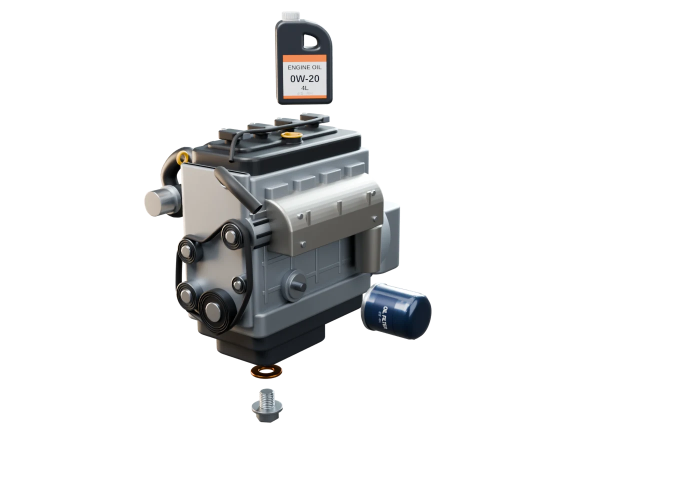
#> input picture app/src/main/assets/web/img/engine_r.webp, 1350 x 960 px, given in place of engine_r.webp_n.png, which was not available (shown at 1/2 size)
$ python lineart.py ../../app/src/main/assets/web/img/engine_r.webp
#> lines starting #> are read from the running program, lines starting #| are printed output that depends on the picture
import sys, numpy as np
from PIL import Image, ImageFilter
def make(n, out, size=640):
#> called with size = 640
    N=np.asarray(Image.open(f'ln/{n}_n.png').convert('RGBA')).astype(np.float32)/255
    C=np.asarray(Image.open(f'ln/{n}_c.png').convert('RGBA')).astype(np.float32)/255
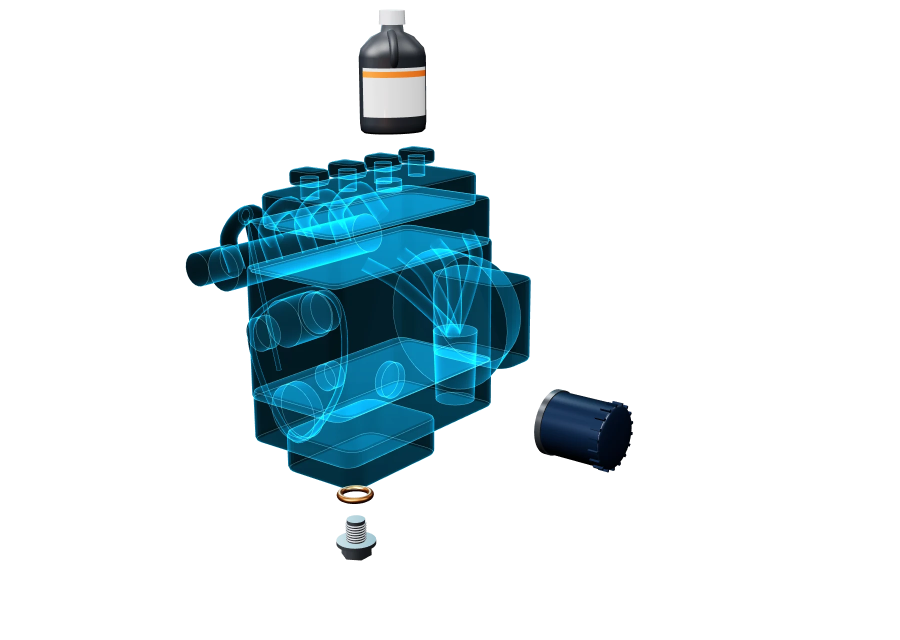
#> input picture app/src/main/assets/web/img/engine_x.webp, 1800 x 1280 px, given in place of engine_r.webp_c.png, which was not available (shown at 1/2 size)
    a=N[...,3]
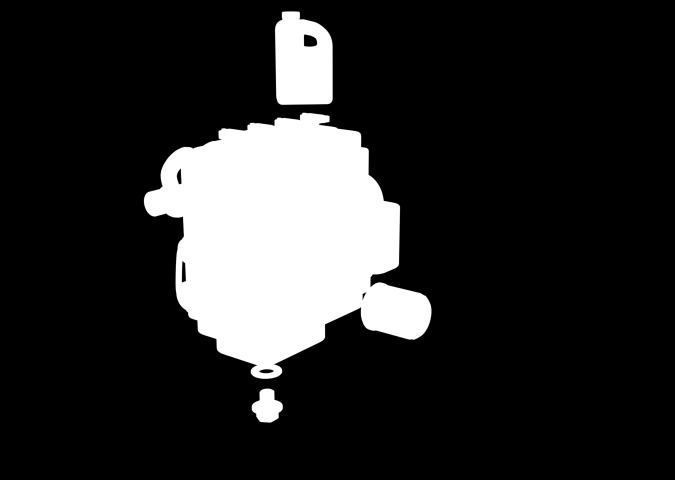
#> a: shape (960, 1350) float32 (shown at 1/2 size); min 0, max 1, mean 0.162
    def grad(x):
        gx=np.zeros_like(x); gy=np.zeros_like(x); gx[:,1:-1]=x[:,2:]-x[:,:-2]; gy[1:-1,:]=x[2:,:]-x[:-2,:]; return np.hypot(gx,gy)
    e=sum(grad(N[...,i]) for i in range(3)); ea=grad(a)
#> in grad (call 2), `gx = np.zeros_like(x)`: gx: shape (960, 1350) float32; every value is 0
#> in grad (call 3), `gx[:, 1:-1] = x[:, 2:] - x[:, :-2]`:
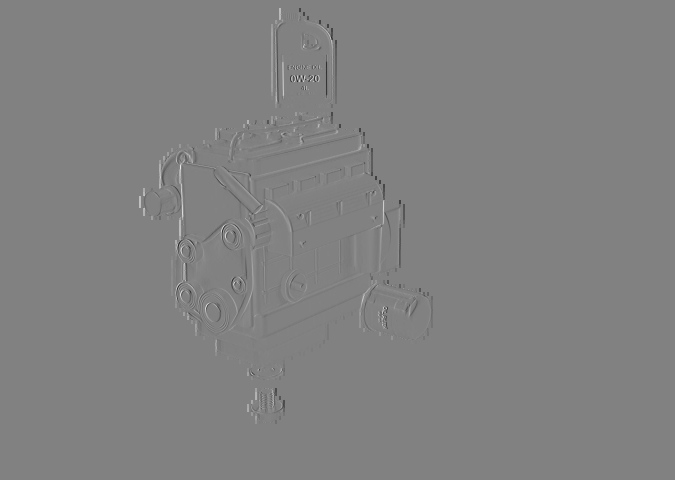
#> gx: shape (960, 1350) float32 (shown at 1/2 size); min -1, max 0.976, mean -4.36e-07; drawn with min black and max white
    line=np.clip((e-0.22)*3.0,0,1); sil=np.clip(ea*4,0,1)
#> after `line = np.clip((e - 0.22) * 3.0, 0, 1)`:
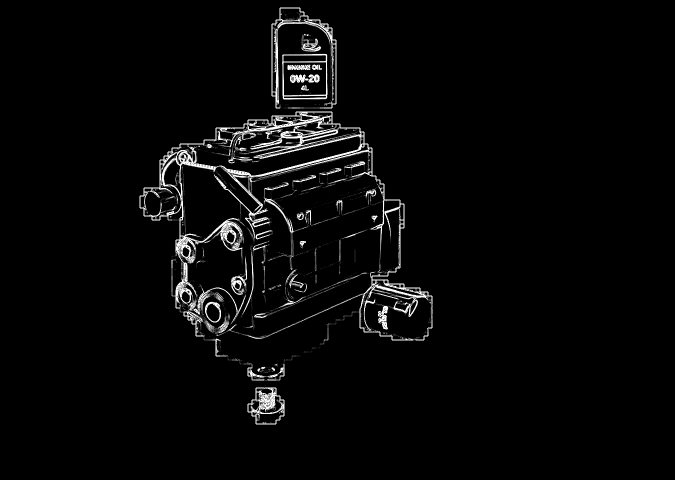
#> line: shape (960, 1350) float32 (shown at 1/2 size); min 0, max 1, mean 0.0304
    L=Image.fromarray((np.maximum(line,sil)*255).astype(np.uint8)).filter(ImageFilter.MaxFilter(3)).filter(ImageFilter.GaussianBlur(0.8))
    L=np.asarray(L).astype(np.float32)/255; L=np.clip(L*1.4,0,1)
#> after `L = np.clip(L * 1.4, 0, 1)`:
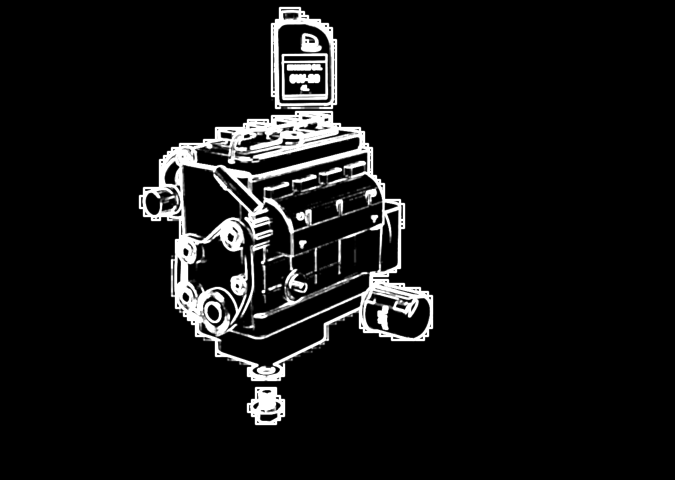
#> L: shape (960, 1350) float32 (shown at 1/2 size); min 0, max 1, mean 0.0724
    lum=(C[...,:3].mean(-1))
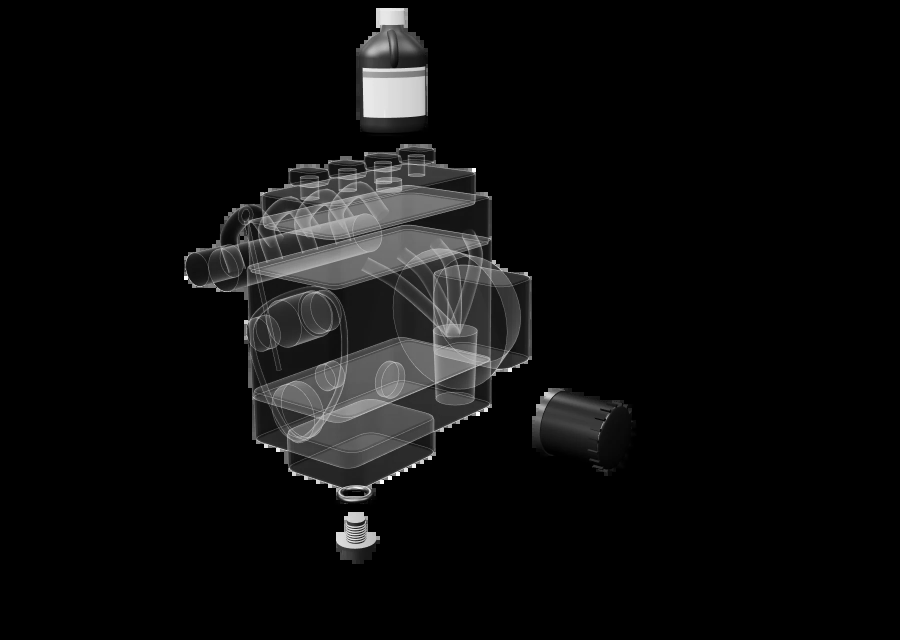
#> lum: shape (1280, 1800) float32 (shown at 1/2 size); min 0, max 1, mean 0.0533
    lum=np.clip(lum*1.1,0,1)
    base=np.array([0.05,0.16,0.21]); hi=np.array([0.30,0.62,0.70])
    fill=base+(hi-base)*(lum[...,None]**1.3)
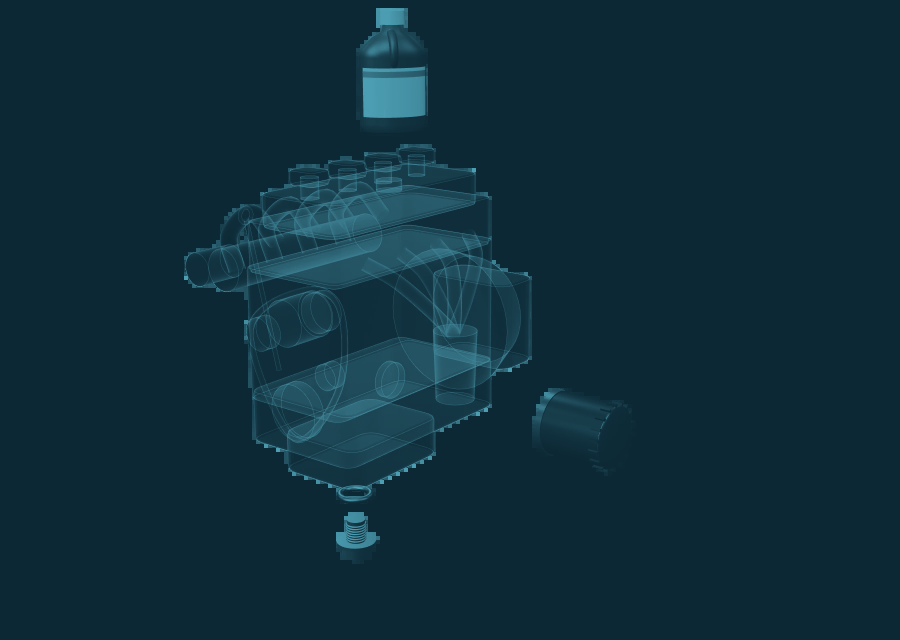
#> fill: shape (1280, 1800, 3) float64 (shown at 1/2 size); mean of channels 0, 1, 2 0.0615, 0.181, 0.233; drawn as R, G, B
    lc=np.array([0.80,0.97,1.0])
#> (the run stopped early here; a loop or call above may not have finished)
